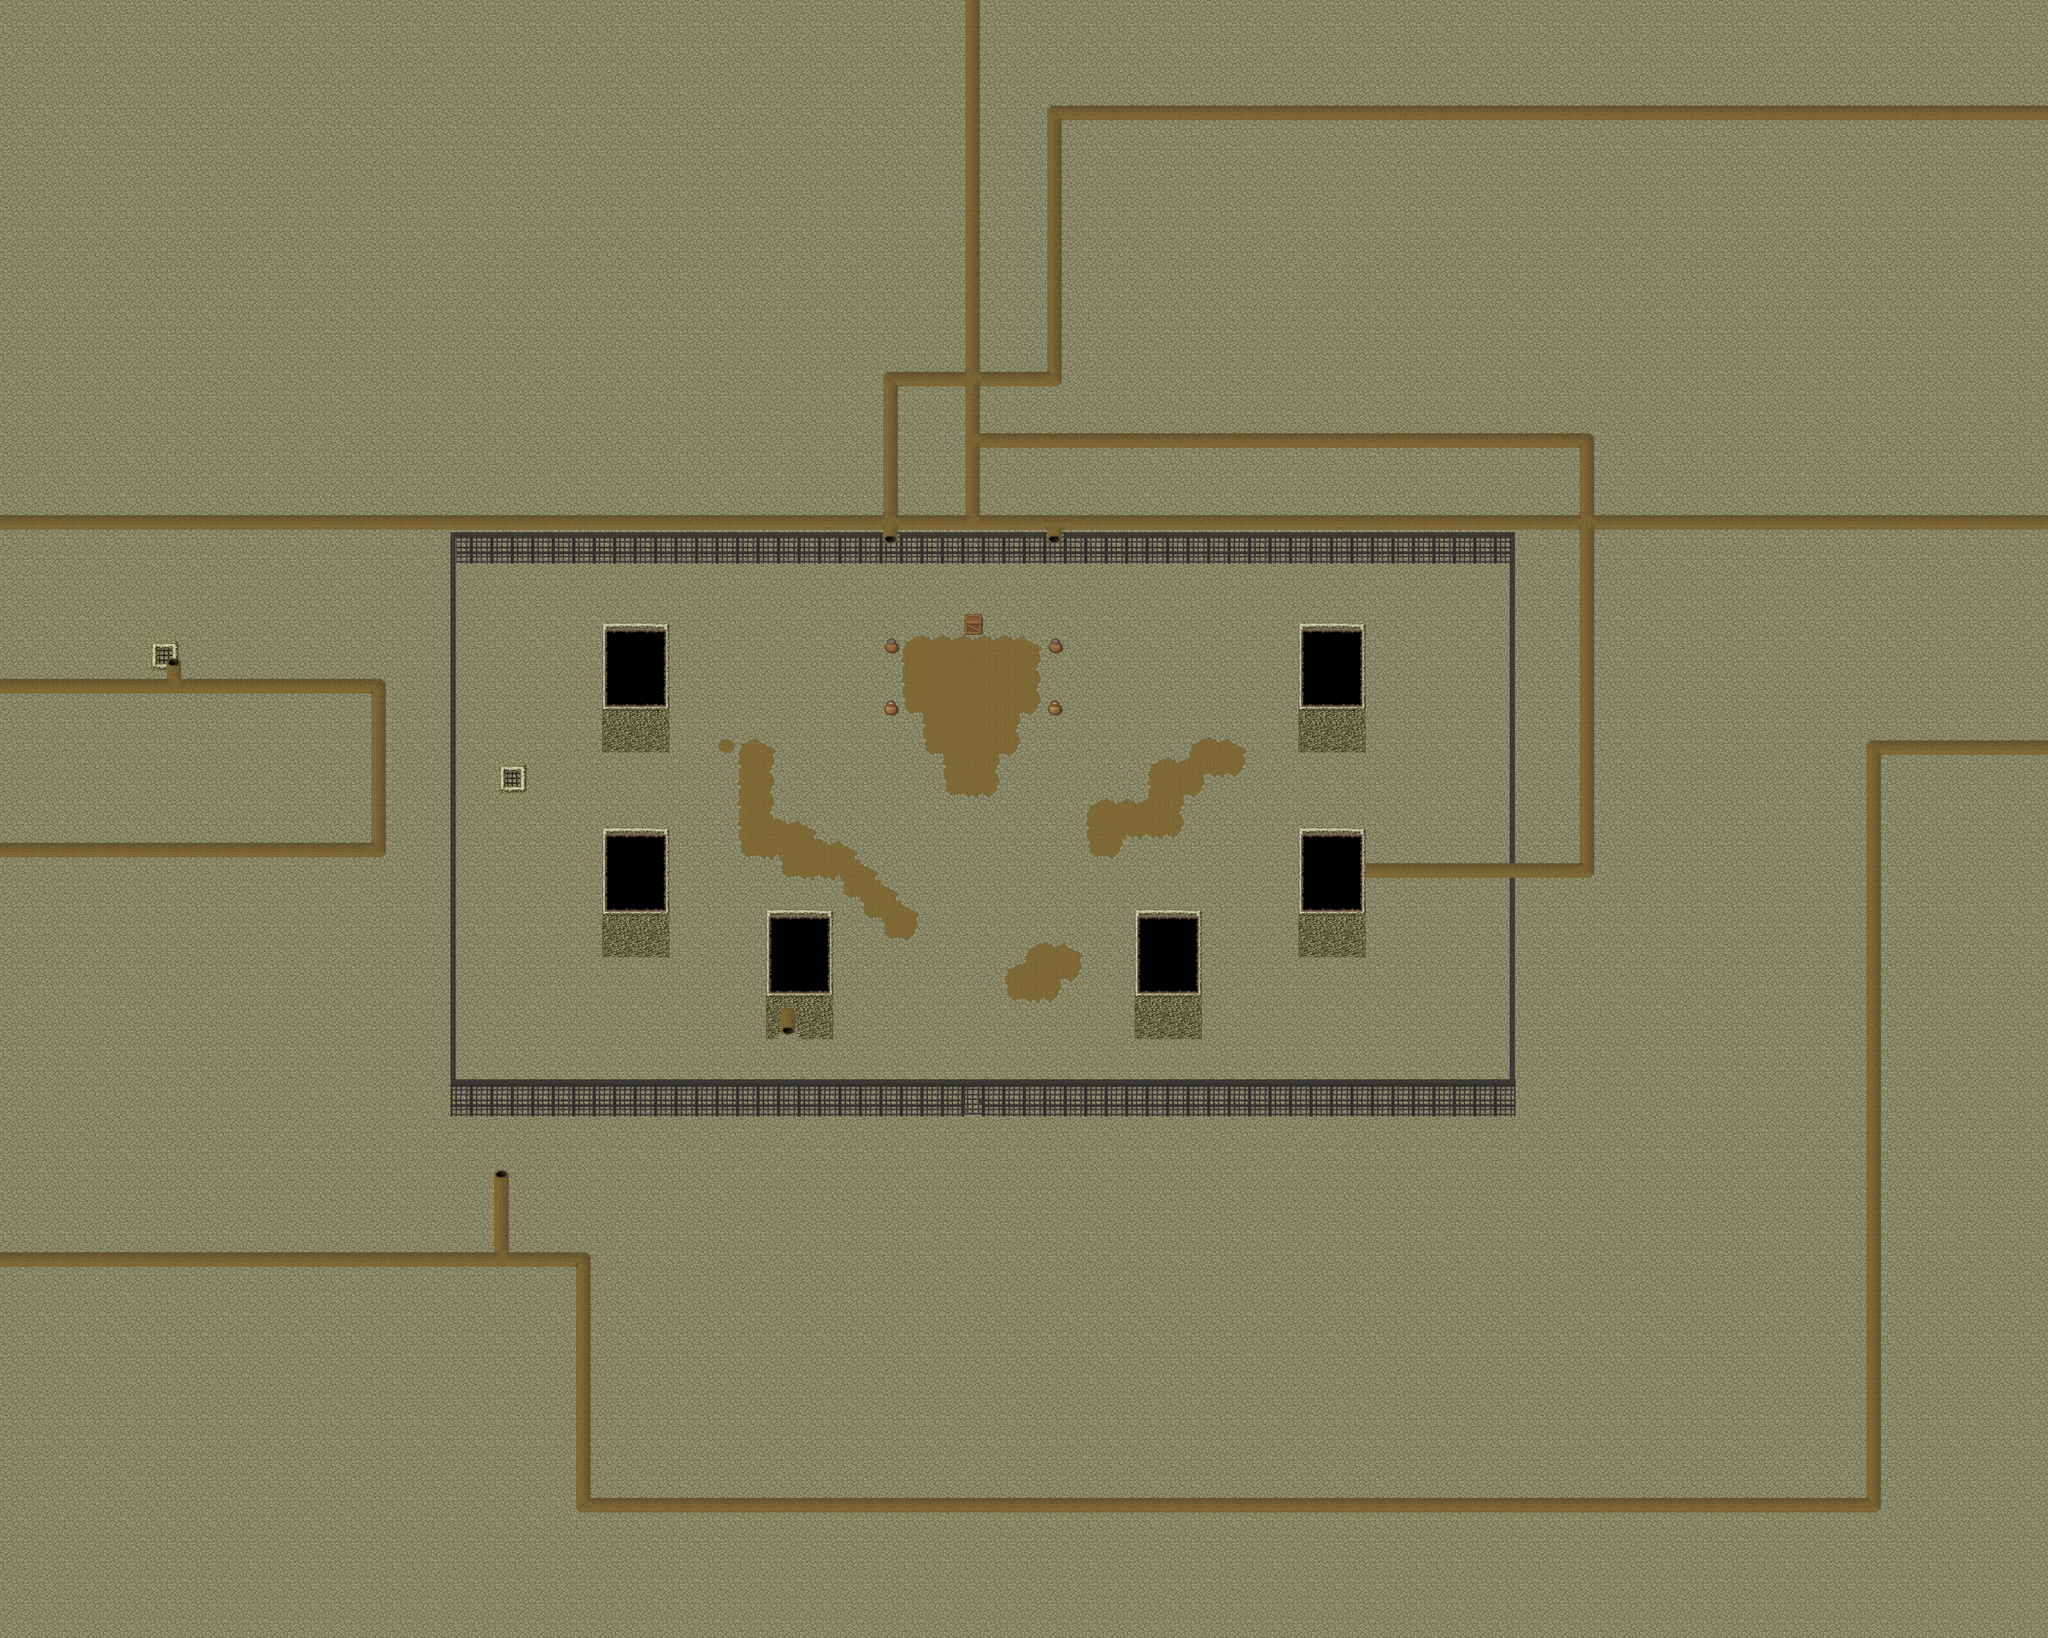

A level layout from a 2D game, rendered from its tile map. Below: a short description, then the map file with tile-grid data replaced by summaries:
An orthogonal 100x80 tile map with 32x32 px tiles, 3 tile layers (Ground, Fringe, Over), 2 hidden layers not drawn, 3 tilesets and 4 objects (4x fixme).

<map version="1.8" tiledversion="1.8.0" orientation="orthogonal" renderorder="right-down" width="100" height="80" tilewidth="32" tileheight="32" infinite="0" nextlayerid="63" nextobjectid="9">
 <properties>
  <property name="author" value="Jesusalva" />
  <property name="background0image" value="graphics/images/spit23loginwallpaper_800x600.png" />
  <property name="license" value="GPL v2+, CC BY SA 4.0+" />
  <property name="manaplus version" value="2" />
  <property name="minimap" value="graphics/minimaps/001-13.png" />
  <property name="music" value="let_the_battles_begin.ogg" />
  <property name="name" value="Showdown" />
 </properties>
 <tileset firstgid="1" name="collision" tilewidth="32" tileheight="32" tilecount="9" columns="3">
  <image source="../graphics/tilesets/collision.png" width="96" height="96" />
 </tileset>
 <tileset firstgid="10" name="cave2_sewer_mine" tilewidth="32" tileheight="32" tilecount="256" columns="16">
  <image source="../graphics/tilesets/cave2_sewer_mine.png" width="512" height="512" />
 </tileset>
 <tileset firstgid="266" name="cave2_sewers" tilewidth="32" tileheight="32" tilecount="144" columns="16">
  <image source="../graphics/tilesets/cave2_sewers.png" width="512" height="288" />
 </tileset>
 <layer id="9" name="Ground" width="100" height="80">
  <data>[8000 cells, 7976 non-empty, 3 distinct tile ids]</data>
 </layer>
 <layer id="10" name="Fringe" width="100" height="80">
  <data>[8000 cells, 626 non-empty, 45 distinct tile ids]</data>
 </layer>
 <layer id="11" name="Over" width="100" height="80">
  <data>[8000 cells, 469 non-empty, 23 distinct tile ids]</data>
 </layer>
 <layer id="12" name="Collision" width="100" height="80" visible="0">
  <data>[8000 cells, 6898 non-empty, 1 distinct tile ids]</data>
 </layer>
 <layer id="13" name="Heights" width="100" height="80" visible="0">
  <data>[8000 cells, 0 non-empty, 0 distinct tile ids]</data>
 </layer>
 <objectgroup id="7" name="Objects">
  <object id="1" name="Margin" type="fixme" x="0" y="0" width="640" height="640" />
  <object id="3" name="Margin" type="fixme" x="0" y="1920" width="640" height="640" />
  <object id="5" name="Margin" type="fixme" x="2560" y="1920" width="640" height="640" />
  <object id="6" name="Margin" type="fixme" x="2560" y="0" width="640" height="640" />
 </objectgroup>
</map>
